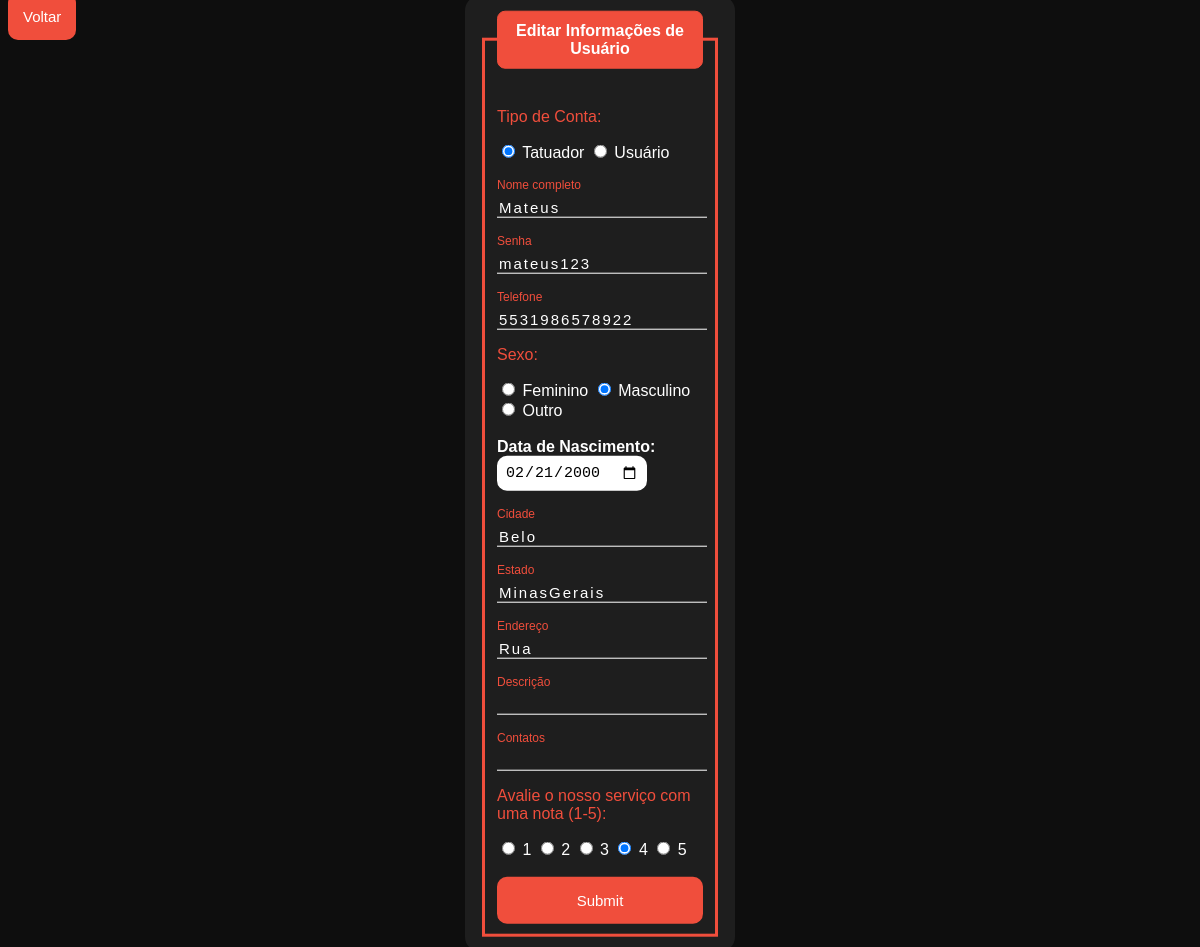
Page /edit.php?id=2 on the committed database.
### tables this page shows
CREATE TABLE IF NOT EXISTS `usuarios` (
  `id` int(11) NOT NULL AUTO_INCREMENT,
  `tipodeconta` varchar(15) NOT NULL,
  `nome` varchar(45) NOT NULL,
  `senha` varchar(45) NOT NULL,
  `email` varchar(110) NOT NULL,
  `telefone` varchar(15) NOT NULL,
  `sexo` varchar(15) NOT NULL,
  `data_nasc` date NOT NULL,
  `cidade` varchar(45) NOT NULL,
  `estado` varchar(45) NOT NULL,
  `endereco` varchar(45) NOT NULL,
  `descricao` varchar(3000) NOT NULL,
  `contatos` varchar(1000) NOT NULL,
  `avaliacao` int(1) NOT NULL,
  PRIMARY KEY (`id`)
);

### edit.php (the view, shortened to what this page needs)
<?php
    include_once('config.php');
    if(!empty($_GET['id']))
    {
        $id = $_GET['id'];
        $sqlSelect = "SELECT * FROM usuarios WHERE id=$id";
        $result = $conexao->query($sqlSelect);
        if($result->num_rows > 0)
        {
            while($user_data = mysqli_fetch_assoc($result))
            {
                $tipodeconta = $user_data['tipodeconta'];
                $nome = $user_data['nome'];
                $senha = $user_data['senha'];
                $telefone = $user_data['telefone'];
                $sexo = $user_data['sexo'];
                $data_nasc = $user_data['data_nasc'];
                $cidade = $user_data['cidade'];
                $estado = $user_data['estado'];
                $endereco = $user_data['endereco'];
                $descricao = $user_data['descricao'];
                $contatos = $user_data['contatos'];
                $avaliacao = $user_data['avaliacao'];
            }
        }
        else
        {
            header('Location: sistema.php');
        }
    }
    else
    {
        header('Location: sistema.php');
    }
?>
<!DOCTYPE html>
<html lang="en">
<head>
</head>
<body>
    <a class="btnvoltar" href="sistema.php">Voltar</a>
    <div class="box">
        <form action="saveEdit.php" method="POST">
            <fieldset>
                <legend><b>Editar Informações de Usuário</b></legend>
                <br>
                <p>Tipo de Conta:</p>
                <input type="radio" id="tatuador" name="tipo" value="tatuador" <?php echo ($tipodeconta == 'tatuador') ? 'checked' : '';?> required>
                <label for="tatuador">Tatuador</label>
                <input type="radio" id="usuario" name="tipo" value="usuario" <?php echo ($tipodeconta == 'usuario') ? 'checked' : '';?> required>
                <label for="usuario">Usuário</label>
                <br><br><br>
                <div class="inputBox">
                    <input type="text" name="nome" id="nome" class="inputUser" value=<?php echo $nome;?> required>
                    <label for="nome" class="labelInput">Nome completo</label>
                </div>
                <br><br>
                <div class="inputBox">
                    <input type="text" name="senha" id="senha" class="inputUser" value=<?php echo $senha;?> required>
                    <label for="senha" class="labelInput">Senha</label>
                </div>
                <br><br>
                <div class="inputBox">
                    <input type="tel" name="telefone" id="telefone" class="inputUser" value=<?php echo $telefone;?> required>
                    <label for="telefone" class="labelInput">Telefone</label>
                </div>
                <p>Sexo:</p>
                <input type="radio" id="feminino" name="genero" value="feminino" <?php echo ($sexo == 'feminino') ? 'checked' : '';?> required>
                <label for="feminino">Feminino</label>
                <input type="radio" id="masculino" name="genero" value="masculino" <?php echo ($sexo == 'masculino') ? 'checked' : '';?> required>
                <label for="masculino">Masculino</label>
                <input type="radio" id="outro" name="genero" value="outro" <?php echo ($sexo == 'outro') ? 'checked' : '';?> required>
                <label for="outro">Outro</label>
                <br><br>
                <label for="data_nascimento"><b>Data de Nascimento:</b></label>
                <input type="date" name="data_nascimento" id="data_nascimento" value=<?php echo $data_nasc;?> required>
                <br><br><br>
                <div class="inputBox">
                    <input type="text" name="cidade" id="cidade" class="inputUser" value=<?php echo $cidade;?> required>
                    <label for="cidade" class="labelInput">Cidade</label>
                </div>
                <br><br>
                <div class="inputBox">
                    <input type="text" name="estado" id="estado" class="inputUser" value=<?php echo $estado;?> required>
                    <label for="estado" class="labelInput">Estado</label>
                </div>
                <br><br>
                <div class="inputBox">
                    <input type="text" name="endereco" id="endereco" class="inputUser" value=<?php echo $endereco;?> required>
                    <label for="endereco" class="labelInput">Endereço</label>
                </div>
                <br><br>
                <div class="inputBox">
                    <input type="text" name="descricao" id="descricao" class="inputUser" value=<?php echo $descricao;?>>
                    <label for="descricao" class="labelInput">Descrição</label>
                </div>
                <br><br>
                <div class="inputBox">
                    <input type="text" name="contatos" id="contatos" class="inputUser" value=<?php echo $contatos;?>>
                    <label for="contatos" class="labelInput">Contatos</label>
                </div>
                <p>Avalie o nosso serviço com uma nota (1-5):</p>
                <input type="radio" id="1" name="nota" value="1" <?php echo ($avaliacao == '1') ? 'checked' : '';?>>
                <label for="1">1</label>
                <input type="radio" id="2" name="nota" value="2" <?php echo ($avaliacao == '2') ? 'checked' : '';?>>
                <label for="2">2</label>
                <input type="radio" id="3" name="nota" value="3" <?php echo ($avaliacao == '3') ? 'checked' : '';?>>
                <label for="3">3</label>
                <input type="radio" id="4" name="nota" value="4" <?php echo ($avaliacao == '4') ? 'checked' : '';?>>
                <label for="4">4</label>
                <input type="radio" id="5" name="nota" value="5" <?php echo ($avaliacao == '5') ? 'checked' : '';?>>
                <label for="5">5</label>
                <br><br>
                <input type="submit" name="update" id="submit">
            </fieldset>
        </form>
    </div>
</body>
</html>

### edit.php (style rules this page uses)
body { font-family: Arial, Helvetica, sans-serif; background: #0e0e0e; }
.box { color: white; position: absolute; top: 50%; left: 50%; transform: translate(-50%,-50%); background-color: #1e1e1e; padding: 15px; border-radius: 15px; width: 20%; }
fieldset { border: 3px solid #f04e3c; }
legend { border: 1px solid #f04e3c; padding: 10px; text-align: center; background-color: #f04e3c; border-radius: 8px; }
.inputBox { position: relative; }
.inputUser { background: none; border: none; border-bottom: 1px solid white; outline: none; color: white; font-size: 15px; width: 100%; letter-spacing: 2px; }
.labelInput { position: absolute; top: 0px; left: 0px; pointer-events: none; transition: .5s; }
.inputUser:focus ~ .labelInput, .inputUser:valid ~ .labelInput { top: -20px; font-size: 12px; color: #f04e3c; }
#data_nascimento { border: none; padding: 8px; border-radius: 10px; outline: none; font-size: 15px; }
#submit { background: #f04e3c; width: 100%; border: none; padding: 15px; color: white; font-size: 15px; cursor: pointer; border-radius: 10px; transition: 0.5s; }
.btnvoltar { background-color: #f04e3c; border: none; padding: 15px; width: 100%; border-radius: 10px; color: white; font-size: 15px; transition: 0.5s; text-decoration: none; }
p { color: #f04e3c; }

### rows in the picture
usuarios: tipodeconta "☑ Tatuador", tipodeconta "☐ Usuário", nome "Mateus", senha "mateus123", telefone "5531986578922", sexo "☐ Feminino", sexo "☑ Masculino", sexo "☐ Outro", data_nascimento "02/21/2000", cidade "Belo", estado "MinasGerais", endereco "Rua", avaliacao "☐ 1", avaliacao "☐ 2", avaliacao "☐ 3", avaliacao "☑ 4", avaliacao "☐ 5"
